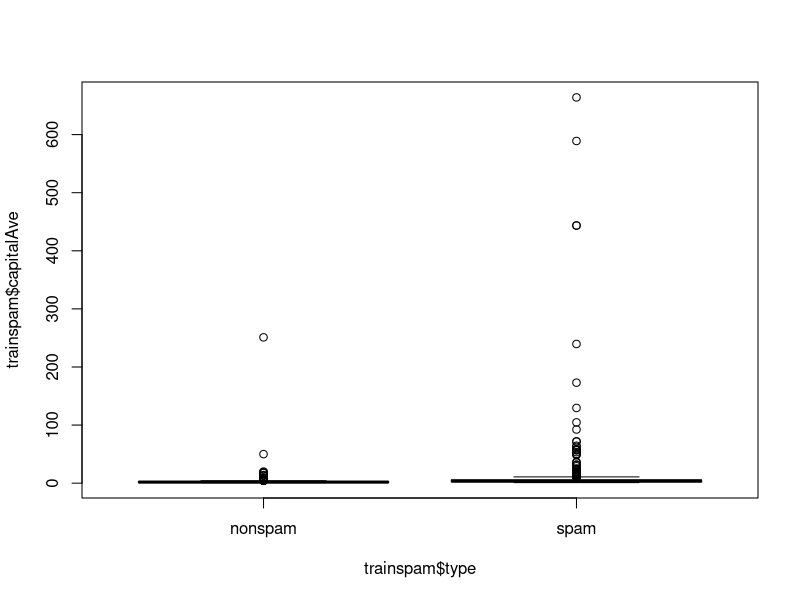
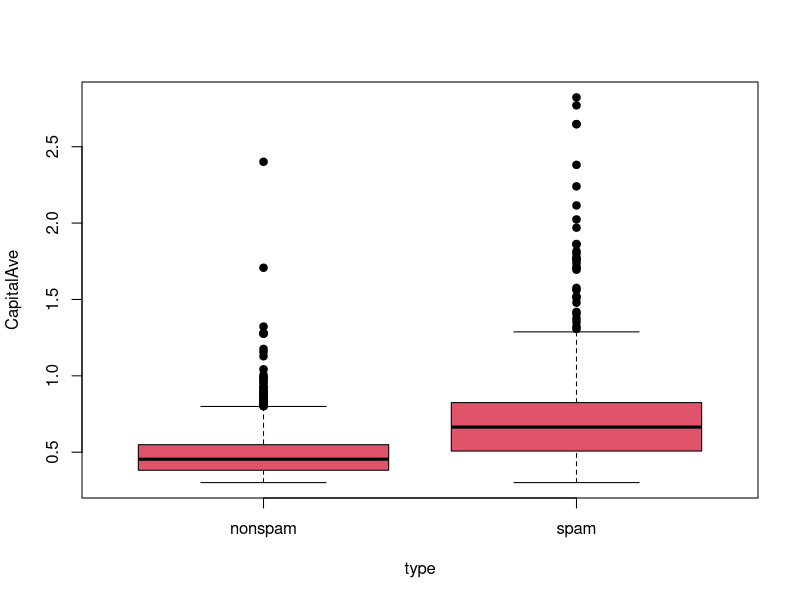
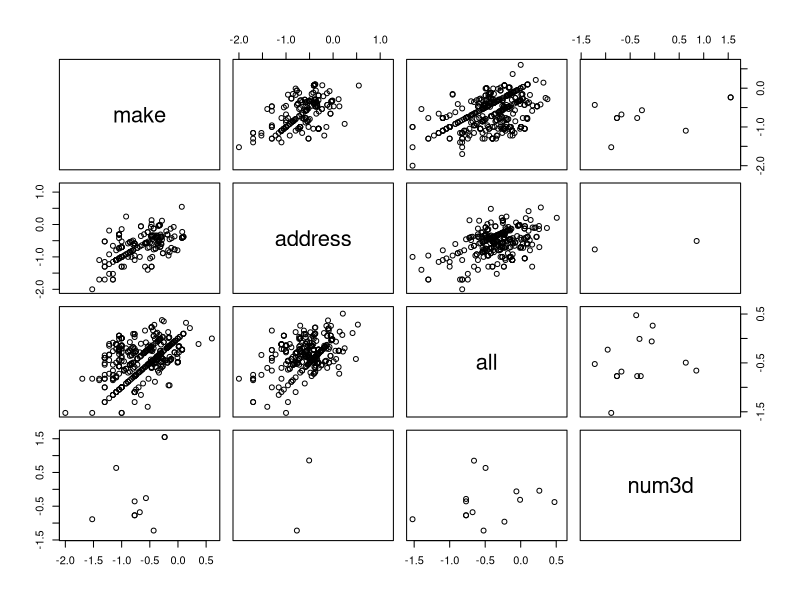
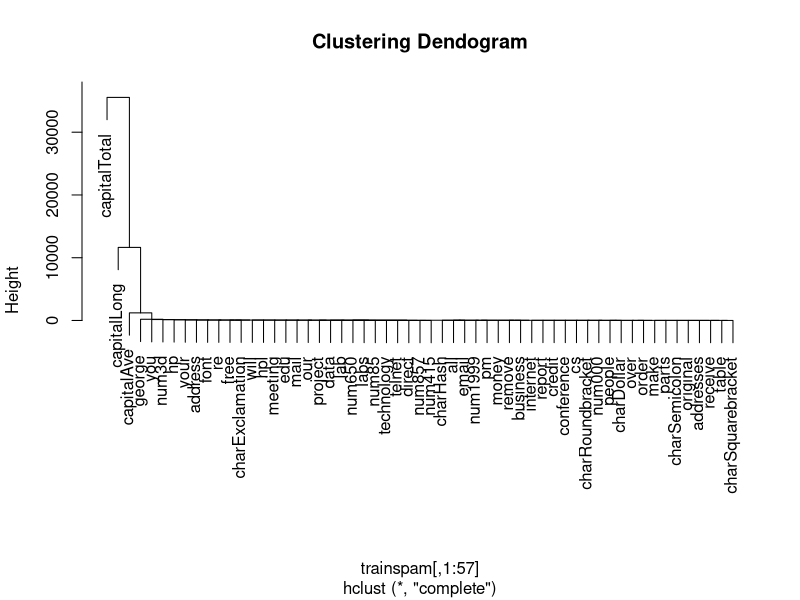
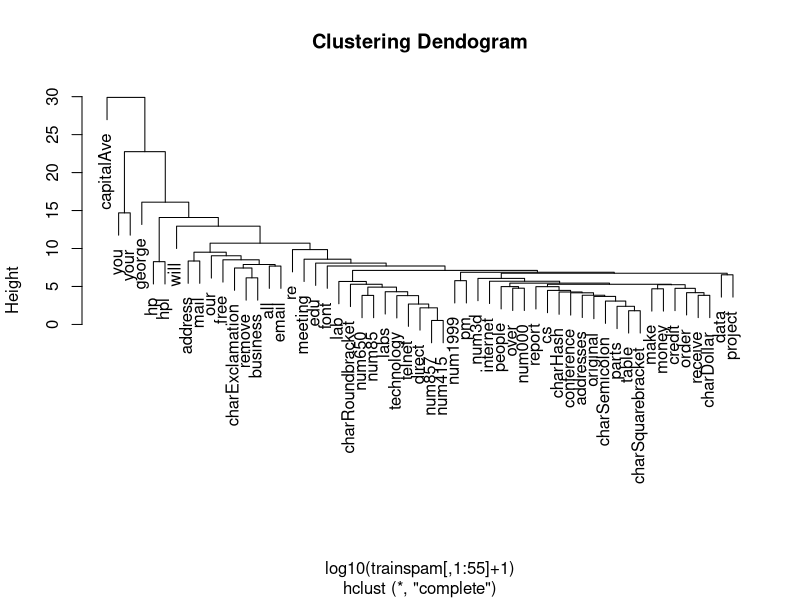

Generate these figures, in order, with R:
#Loading of data..

	library(kernlab)
	data(spam)

#Performing the Subsampling..

	set.seed(3435)
	trainIn <- rbinom(4061, size=1, prob=0.5)	
	table(trainIn)

#Randomly and unevenly distrbuting the data in train and test datasets..

	trainspam <- spam[trainIn==1,]
	testspam <- spam[trainIn==0,]

#Summaries the data.. 

	names(trainspam)
	head(trainspam)
	table(trainspam$type)

#Performing EDA for better Analysis of predictors..

	plot(trainspam$capitalAve ~ trainspam$type)
	plot(log10(trainspam$capitalAve + 1) ~ trainspam$type, pch=19,
		col=trainspam$type,xlab="type",ylab="CapitalAve")
	plot(log10(trainspam[,1:4]))

#Using Clustering Algorithm..

	hcluster <- hclust(dist(t(trainspam[, 1:57])))
	plot(hcluster,xlab="trainspam[,1:57]",ylab="Height",
		main="Clustering Dendogram")
	
	hcupdate <- hclust(dist(t(log10(trainspam[ , 1:55] + 1))))
	plot(hcupdate,xlab="log10(trainspam[,1:55]+1)",ylab="Height",
		main="Clustering Dendogram")

#Preparing the model.. 
	
	trainspam$numType <- as.numeric(trainspam$type) - 1
	cvError <- rep(NA,55)
	costfunction <- function(x, y) sum(x != (y > 0.5))
	library(boot)
	for (i in 1:55) {
		lmformula = reformulate(names(trainspam)[i],response="numType")
		glmFit = glm(lmformula, family = "binomial" , data = trainspam)
		cvError[i] = cv.glm(trainspam, glmFit, costfunction, 2)$delta[2]
	}

#Which predictor has minimum cross validation error??
	
	pred <- names(trainspam)[which.min(cvError)]
	print(pred)

#Use the best model form the group.. 
	
	predictModel <- glm(numType ~ charDollar, family="binomial", data=trainspam)

#Get prediction the test set..

	predictionTest <- predict(predictModel, testspam)
	predictspam <- rep("nonspam",nrow(testspam))

#Classify as "spam" for those with prob > 0.5

	predictspam[predictModel$fitted > 0.5] = "spam"
	predictTable <- table(predictspam , testspam$type)

#Calculating the error in the Predicting Model..

	error = (predictTable[1,2]+predictTable[2,1])/sum(predictTable)
	sprintf("Error percentage in the Model is %f",error*100)
